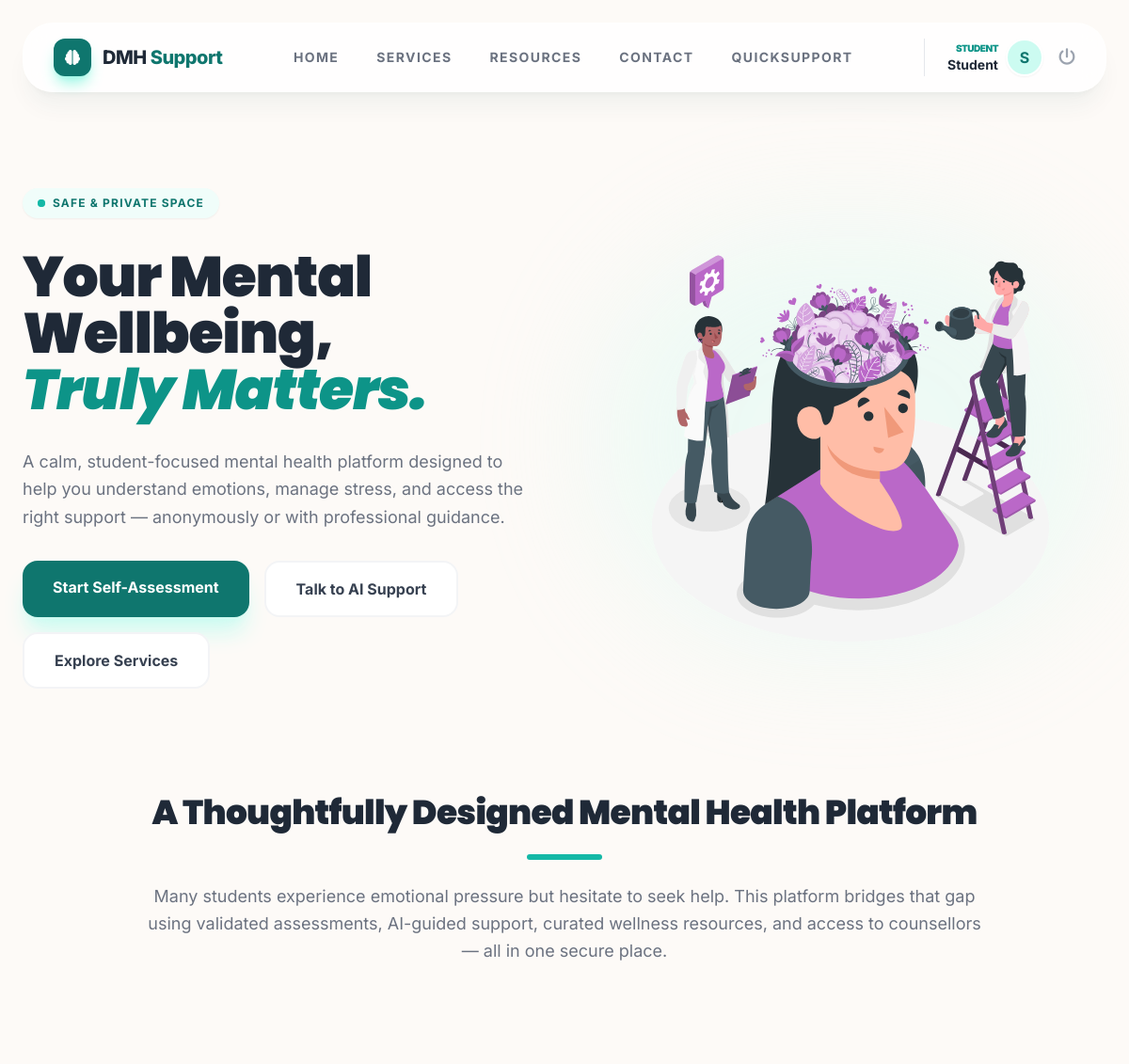
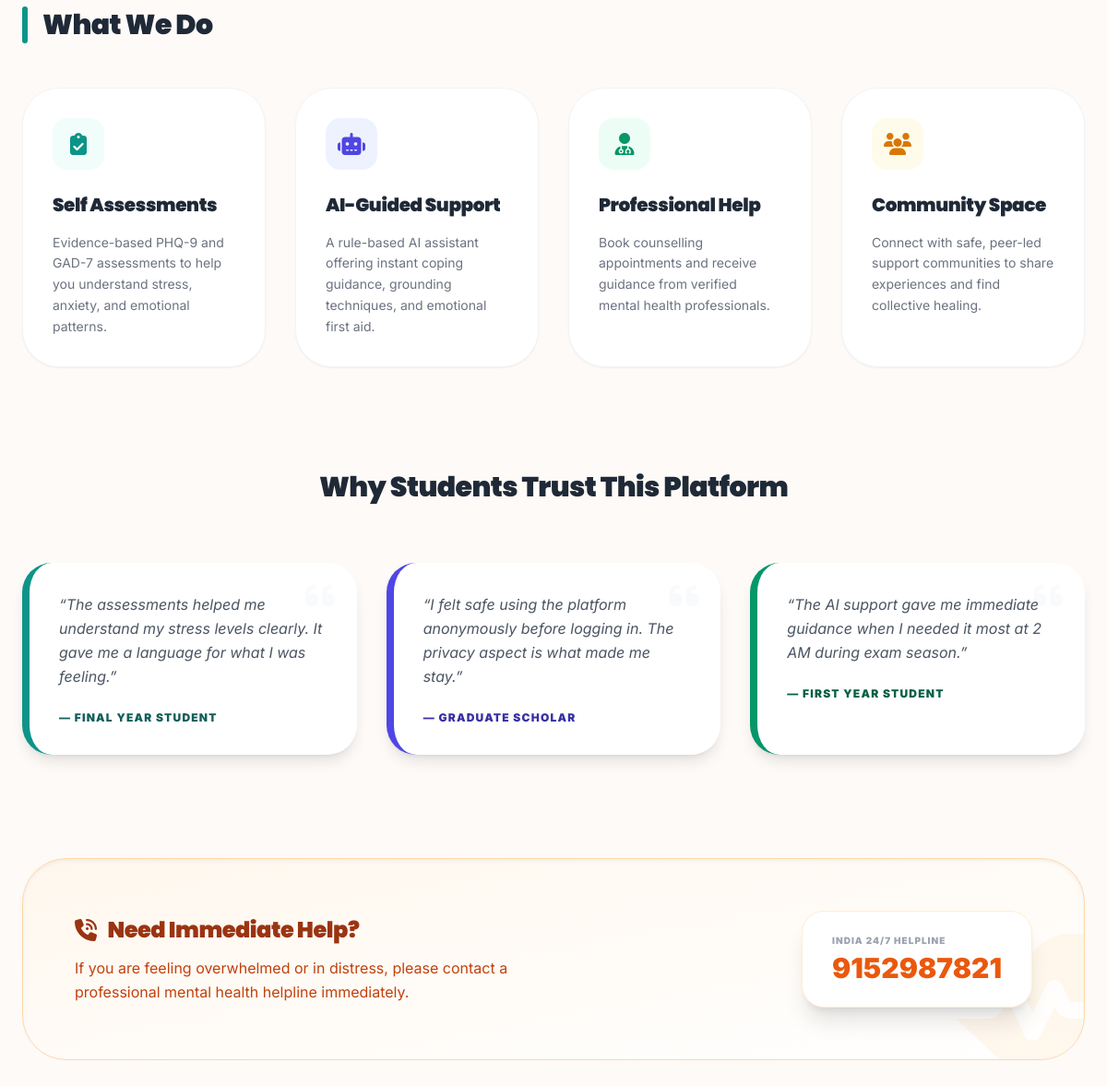
Screenshot of / (signed in) with the database file from the repository (2 pictures, top to bottom).
### accounts/models.py (models this page shows, shortened)
class User(AbstractUser):
    ROLE_CHOICES = (
        ('student', 'Student'),
        ('counsellor', 'Counsellor'),
        ('peer', 'Peer Volunteer'),
        ('admin', 'Admin'),
    )
    role = models.CharField(max_length=20, choices=ROLE_CHOICES, default='student')
    anonymous_id = models.UUIDField(default=uuid.uuid4, editable=False)
    is_approved = models.BooleanField(default=False)
    login_count = models.PositiveIntegerField(default=0) # Track login counts

### pages/views.py (the view)
# urls.py: 2. Add a URL to urlpatterns:  path('', views.home, name='home')
def home(request):
    return render(request, 'pages/home.html')

### dashboard/context_processors.py (called while the page is built)
def notification_context(request):
    if request.user.is_authenticated:
        notifications = Notification.objects.filter(user=request.user).order_by('-created_at')[:5]
        unread_count = Notification.objects.filter(user=request.user, is_read=False).count()
        return {
            'nav_notifications': notifications,
            'unread_notif_count': unread_count
        }
    return {}

### templates/pages/home.html (shortened to what this page needs)
{% extends "base.html" %}
{% block content %}
<div class="animate-fade-in space-y-28 pb-20">
    <section class="grid md:grid-cols-2 gap-16 items-center pt-10">
        <div class="space-y-8">
            <div class="inline-flex items-center gap-2 px-4 py-2 bg-teal-50 rounded-full text-teal-700 text-xs font-bold uppercase tracking-widest shadow-sm">
                <span class="relative flex h-2 w-2">
                    <span class="relative inline-flex rounded-full h-2 w-2 bg-teal-500"></span>
                </span>
                Safe & Private Space
            </div>
            <h1 class="text-5xl md:text-6xl leading-tight font-black text-gray-800" style="font-family: 'Poppins', sans-serif;">
                Your Mental Wellbeing,<br>
                <span class="text-teal-600 italic">Truly Matters.</span>
            </h1>
            <p class="text-lg text-gray-500 max-w-xl leading-relaxed">
                A calm, student-focused mental health platform designed to help you
                understand emotions, manage stress, and access the right support —
                anonymously or with professional guidance.
            </p>
            <div class="flex flex-wrap gap-4">
                <a href="/assessments/" class="px-8 py-4 rounded-2xl bg-teal-700 text-white font-bold shadow-xl shadow-teal-100 hover:bg-teal-800 hover:scale-105 transition-all">
                    Start Self-Assessment
                </a>
                <a href="/chat/" class="px-8 py-4 rounded-2xl border-2 border-gray-100 bg-white text-gray-700 font-bold hover:border-teal-600 hover:text-teal-700 transition-all">
                    Talk to AI Support
                </a>
                <a href="/services/" class="px-8 py-4 rounded-2xl border-2 border-gray-100 bg-white text-gray-700 font-bold hover:border-teal-600 hover:text-teal-700 transition-all">
                    Explore Services
                </a>
            </div>
        </div>
        <div class="hidden md:flex justify-center relative">
            <img src="/static/svg/home/hero-illustration.svg" class="relative z-10 w-full max-w-md transform hover:rotate-2 transition-transform duration-500" alt="Mental Health Illustration">
        </div>
    </section>
    <section class="max-w-4xl mx-auto text-center space-y-6">
        <h2 class="text-3xl md:text-4xl font-black text-gray-800">A Thoughtfully Designed Mental Health Platform</h2>
        <div class="h-1.5 w-20 bg-teal-500 mx-auto rounded-full"></div>
        <p class="text-gray-500 text-lg leading-relaxed">
            Many students experience emotional pressure but hesitate to seek help.
            This platform bridges that gap using validated assessments, AI-guided support,
            curated wellness resources, and access to counsellors — all in one secure place.
        </p>
    </section>
    <section>
        <div class="flex items-center gap-4 mb-12">
            <div class="h-10 w-1.5 bg-teal-600 rounded-full"></div>
            <h2 class="text-3xl font-black text-gray-800">What We Do</h2>
        </div>
        <div class="grid grid-cols-1 md:grid-cols-2 lg:grid-cols-4 gap-8">
            <div class="flex flex-col bg-white p-8 rounded-[2.5rem] border border-gray-100 shadow-sm hover:shadow-xl transition-all duration-300 group h-full">
                <div class="w-14 h-14 bg-teal-50 text-teal-600 rounded-2xl flex items-center justify-center mb-6 group-hover:bg-teal-600 group-hover:text-white transition-all">
                    <i class="fa-solid fa-clipboard-check text-2xl"></i>
                </div>
                <h3 class="text-xl font-black text-gray-800 mb-4">Self Assessments</h3>
                <p class="text-gray-500 text-sm leading-relaxed flex-grow">
                    Evidence-based PHQ-9 and GAD-7 assessments to help you understand stress, anxiety, and emotional patterns.
                </p>
            </div>
            <div class="flex flex-col bg-white p-8 rounded-[2.5rem] border border-gray-100 shadow-sm hover:shadow-xl transition-all duration-300 group h-full">
                <div class="w-14 h-14 bg-indigo-50 text-indigo-600 rounded-2xl flex items-center justify-center mb-6 group-hover:bg-indigo-600 group-hover:text-white transition-all">
                    <i class="fa-solid fa-robot text-2xl"></i>
                </div>
                <h3 class="text-xl font-black text-gray-800 mb-4">AI-Guided Support</h3>
                <p class="text-gray-500 text-sm leading-relaxed flex-grow">
                    A rule-based AI assistant offering instant coping guidance, grounding techniques, and emotional first aid.
                </p>
            </div>
            <div class="flex flex-col bg-white p-8 rounded-[2.5rem] border border-gray-100 shadow-sm hover:shadow-xl transition-all duration-300 group h-full">
                <div class="w-14 h-14 bg-emerald-50 text-emerald-600 rounded-2xl flex items-center justify-center mb-6 group-hover:bg-emerald-600 group-hover:text-white transition-all">
                    <i class="fa-solid fa-user-doctor text-2xl"></i>
                </div>
                <h3 class="text-xl font-black text-gray-800 mb-4">Professional Help</h3>
                <p class="text-gray-500 text-sm leading-relaxed flex-grow">
                    Book counselling appointments and receive guidance from verified mental health professionals.
                </p>
            </div>
            <div class="flex flex-col bg-white p-8 rounded-[2.5rem] border border-gray-100 shadow-sm hover:shadow-xl transition-all duration-300 group h-full">
                <div class="w-14 h-14 bg-amber-50 text-amber-600 rounded-2xl flex items-center justify-center mb-6 group-hover:bg-amber-600 group-hover:text-white transition-all">
                    <i class="fa-solid fa-users text-2xl"></i>
                </div>
                <h3 class="text-xl font-black text-gray-800 mb-4">Community Space</h3>
                <p class="text-gray-500 text-sm leading-relaxed flex-grow">
                    Connect with safe, peer-led support communities to share experiences and find collective healing.
                </p>
            </div>
        </div>
    </section>
    <section>
        <h2 class="text-center text-3xl font-black text-gray-800 mb-16">Why Students Trust This Platform</h2>
        <div class="grid md:grid-cols-3 gap-8">
            <div class="bg-white p-8 rounded-[2rem] border-l-8 border-teal-600 shadow-lg relative">
                <i class="fa-solid fa-quote-left absolute top-4 right-6 text-gray-50 text-4xl"></i>
                <p class="text-gray-600 italic relative z-10 leading-relaxed">
                    “The assessments helped me understand my stress levels clearly. It gave me a language for what I was feeling.”
                </p>
                <p class="mt-6 font-black text-teal-800 text-xs uppercase tracking-widest">— Final Year Student</p>
            </div>
            <div class="bg-white p-8 rounded-[2rem] border-l-8 border-indigo-600 shadow-lg relative">
                <i class="fa-solid fa-quote-left absolute top-4 right-6 text-gray-50 text-4xl"></i>
                <p class="text-gray-600 italic relative z-10 leading-relaxed">
                    “I felt safe using the platform anonymously before logging in. The privacy aspect is what made me stay.”
                </p>
                <p class="mt-6 font-black text-indigo-800 text-xs uppercase tracking-widest">— Graduate Scholar</p>
            </div>
            <div class="bg-white p-8 rounded-[2rem] border-l-8 border-emerald-600 shadow-lg relative">
                <i class="fa-solid fa-quote-left absolute top-4 right-6 text-gray-50 text-4xl"></i>
                <p class="text-gray-600 italic relative z-10 leading-relaxed">
                    “The AI support gave me immediate guidance when I needed it most at 2 AM during exam season.”
                </p>
                <p class="mt-6 font-black text-emerald-800 text-xs uppercase tracking-widest">— First Year Student</p>
            </div>
        </div>
    </section>
    <section class="relative overflow-hidden bg-gradient-to-br from-orange-50 to-white border border-orange-200 rounded-[3rem] p-10 md:p-14 shadow-inner">
        <div class="relative z-10 flex flex-col md:flex-row items-center justify-between gap-8 text-center md:text-left">
            <div>
                <h3 class="text-2xl font-black text-orange-800 mb-3 flex items-center justify-center md:justify-start gap-3">
                    <i class="fa-solid fa-phone-volume animate-bounce"></i> Need Immediate Help?
                </h3>
                <p class="text-orange-700 leading-relaxed max-w-lg">
                    If you are feeling overwhelmed or in distress, please contact a professional mental health helpline immediately.
                </p>
            </div>
            <div class="bg-white px-8 py-6 rounded-3xl shadow-xl border border-orange-100">
                <p class="text-[10px] font-black text-gray-400 uppercase tracking-widest mb-1">India 24/7 Helpline</p>
                <a href="tel:9152987821" class="text-3xl font-black text-orange-600 hover:text-orange-700 transition">9152987821</a>
            </div>
        </div>
    </section>
</div>
{% endblock %}

### templates/base.html (shortened to what this page needs)
<!DOCTYPE html>
<html lang="en">
<head>
    <script src="https://cdn.tailwindcss.com"></script>
    <link rel="stylesheet" href="https://cdnjs.cloudflare.com/ajax/libs/font-awesome/6.4.2/css/all.min.css">
</head>
<body>
<header class="fixed top-6 left-0 right-0 z-50 px-4 md:px-0">
    <div class="max-w-6xl mx-auto">
        <div class="glass-nav rounded-[2rem] shadow-xl shadow-teal-900/5 px-8 py-4 flex items-center justify-between">
            <a href="/" class="flex items-center gap-3 hover:scale-105 transition-transform">
                <div class="w-10 h-10 bg-teal-700 rounded-xl flex items-center justify-center text-white shadow-lg shadow-teal-200">
                    <i class="fa-solid fa-brain"></i>
                </div>
                <span class="text-xl font-extrabold text-gray-800 tracking-tight hidden sm:block">
                    DMH <span class="text-teal-700">Support</span>
                </span>
            </a>
            <nav class="hidden md:flex gap-10 text-sm font-bold text-gray-500 uppercase tracking-widest">
                <a href="/" class="hover:text-teal-700 transition relative group">
                    Home
                </a>
                <a href="/services/" class="hover:text-teal-700 transition relative group">
                    Services
                </a>
                <a href="/resources/" class="hover:text-teal-700 transition relative group">
                    Resources
                </a>
                <a href="/contact/" class="hover:text-teal-700 transition relative group">
                    Contact
                </a>
                <a href="/helpline/" class="hover:text-teal-700 transition relative group">
                    Quicksupport
                </a>
            </nav>
            <div class="flex items-center gap-6">
                {% if user.is_authenticated %}
                    <div class="flex items-center gap-4 border-l pl-6">
                        <a href="/dashboard/student/" class="flex items-center gap-2 group">
                             <div class="text-right hidden sm:block">
                                <p class="text-[10px] font-black text-teal-600 uppercase tracking-tighter">{{ user.role }}</p>
                                <p class="text-sm font-bold text-gray-800">{{ user.username }}</p>
                             </div>
                             <div class="w-10 h-10 bg-teal-100 rounded-full border-2 border-white shadow-sm flex items-center justify-center text-teal-700 font-bold group-hover:bg-teal-700 group-hover:text-white transition-all">
                                {{ user.username|first|upper }}
                             </div>
                        </a>
                        <a href="/auth/logout/" class="text-gray-400 hover:text-red-500 transition" title="Logout">
                            <i class="fa-solid fa-power-off text-lg"></i>
                        </a>
                    </div>
                {% endif %}
            </div>
        </div>
    </div>
</header>
<main class="pt-40 px-6 max-w-7xl mx-auto min-h-screen fade-up">
    {% block content %}{% endblock %}
</main>
</body>
</html>

### templates/base.html (style rules this page uses)
:root { --primary: #0f766e; --primary-light: #f0fdfa; --bg-soft: #fdfaf7; }
body { font-family: 'Inter', sans-serif; background-color: var(--bg-soft); color: #374151; scroll-behavior: smooth; }
h1, h2, h3, h4 { font-family: 'Poppins', sans-serif; letter-spacing: -0.02em; }
.glass-nav { background: rgba(255, 255, 255, 0.8); backdrop-filter: blur(12px); -webkit-backdrop-filter: blur(12px); border: 1px solid rgba(255, 255, 255, 0.3); }
.fade-up { animation: fadeUp 0.8s ease-out forwards; }

### templates/pages/home.html (style rules this page uses)
.animate-fade-in { animation: fade-in 0.8s ease-out forwards; }

### rows the page displays
User: role "STUDENT", username "Student", username|first "S"
